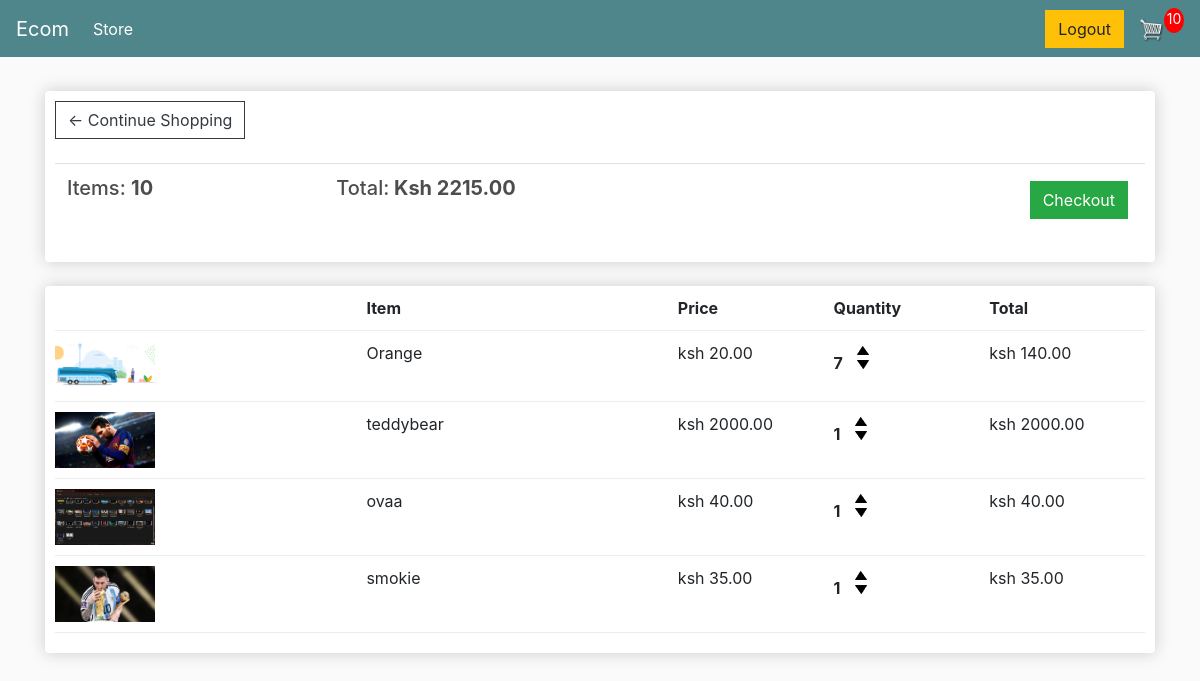
The app's page /cart/ (signed in), older data.
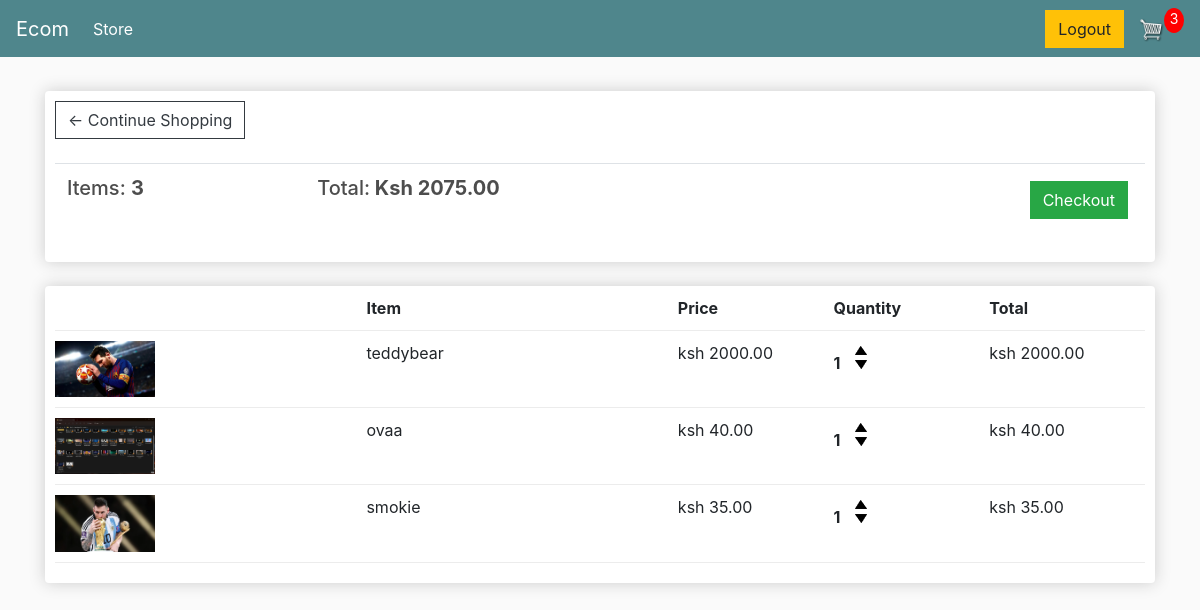
The same page, newer data.
### store/models.py (models this page shows, shortened)
class Order(models.Model):
    customer = models.ForeignKey(Customer,on_delete= models.SET_NULL,null=True, blank=True)
    date_ordered = models.DateTimeField(auto_now_add=True)
    complete = models.BooleanField(default=False,null=True, blank=False)
    transaction_id = models.CharField(max_length=200, null=True)
    @property
    def get_cart_total(self):
        orderitems = self.orderitem_set.all()
        total = sum([item.get_total for item in orderitems])
        return total
    @property
    def get_cart_items(self):
        orderitems = self.orderitem_set.all()
        total = sum([item.quantity for item in orderitems])
        return total

class OrderItem(models.Model):
    product = models.ForeignKey(Product,on_delete= models.SET_NULL,null=True, blank=True)
    order = models.ForeignKey(Order,on_delete= models.SET_NULL,null=True, blank=True)
    quantity = models.IntegerField(default=0,null=True,blank=False)
    date_added = models.DateTimeField(auto_now_add=True)
    @property
    def get_total(self):
        total = self.product.price * self.quantity
        return total

class Product(models.Model):
    name = models.CharField(max_length=200,null=True)
    price = models.DecimalField(max_digits=7, decimal_places=2)
    digital = models.BooleanField(default=False,null=True, blank=False)
    image = models.ImageField(null=True,blank=True)
    @property
    def imageURL(self):
        try:
            url = self.image.url
        except:
            url = ''
        return url

### store/views.py (the view)
# urls.py: path('cart/',views.cart,name='cart'),
def cart(request):
    data = cartData(request)
    cartItems = data['cartItems']
    order = data['order']
    items = data['items']
    context= {'items':items, 'order':order,'cartItems':cartItems}
    return render(request,'store/cart.html',context)

### store/utils.py (called while the page is built)
def cartData(request):
    if request.user.is_authenticated:
        customer = request.user.customer
        order, created = Order.objects.get_or_create(customer=customer,complete=False)
        items = order.orderitem_set.all()
        cartItems = order.get_cart_items
    else:
        cookieData = cookieCart(request)
        cartItems = cookieData['cartItems']
        order = cookieData['order']
        items = cookieData['items']
    return {'cartItems': cartItems, 'order':order,'items':items}

### templates/store/cart.html
{% extends 'store/main.html' %}
{% load static %}
{% block content %}
	<div class="row">
		<div class="col-lg-12">
			<div class="box-element">
				<a  class="btn btn-outline-dark" href="{% url 'store' %}">&#x2190; Continue Shopping</a>
				<br>
				<br>
				<table class="table">
					<tr>
						<th><h5>Items: <strong>{{order.get_cart_items}}</strong></h5></th>
						<th><h5>Total:<strong> Ksh {{order.get_cart_total|floatformat:2}}</strong></h5></th>
						<th>
							<a  style="float:right; margin:5px;" class="btn btn-success" href="{% url 'checkout' %}">Checkout</a>
						</th>
					</tr>
				</table>
			</div>
			<br>
			<div class="box-element">
				<div class="cart-row">
					<div style="flex:2"></div>
					<div style="flex:2"><strong>Item</strong></div>
					<div style="flex:1"><strong>Price</strong></div>
					<div style="flex:1"><strong>Quantity</strong></div>
					<div style="flex:1"><strong>Total</strong></div>
				</div>
				{% for item in items %}
				<div class="cart-row">
					<div style="flex:2"><img class="row-image" src="{{item.product.imageURL}}"></div>
					<div style="flex:2"><p>{{item.product.name}}</p></div>
					<div style="flex:1"><p>ksh {{item.product.price|floatformat:2}}</p></div>
					<div style="flex:1">
						<p class="quantity">{{item.quantity}}</p>
						<div class="quantity">
							<img data-product="{{item.product.id}}" data-action="add" class="chg-quantity update-cart" src="{% static  'images/arrow-up.png' %}">
							<img data-product="{{item.product.id}}" data-action="remove" class="chg-quantity update-cart" src="{% static  'images/arrow-down.png' %}">
						</div>
					</div>
					<div style="flex:1"><p>ksh {{item.get_total|floatformat:2}}</p></div>
				</div>
				{% endfor %}
			</div>
		</div>
	</div>
{% endblock content %}

Row changes from the older to the newer data that the page shows:
removed OrderItem: product.imageURL (picture), product.name "Orange", product.price "20.00", quantity "7", get_total "140.00"
computed for Order: get_cart_items "10" → "3"; get_cart_total "2215.00" → "2075.00"
Text that changed along with them:
{{ cartItems }}: "10" → "3"
